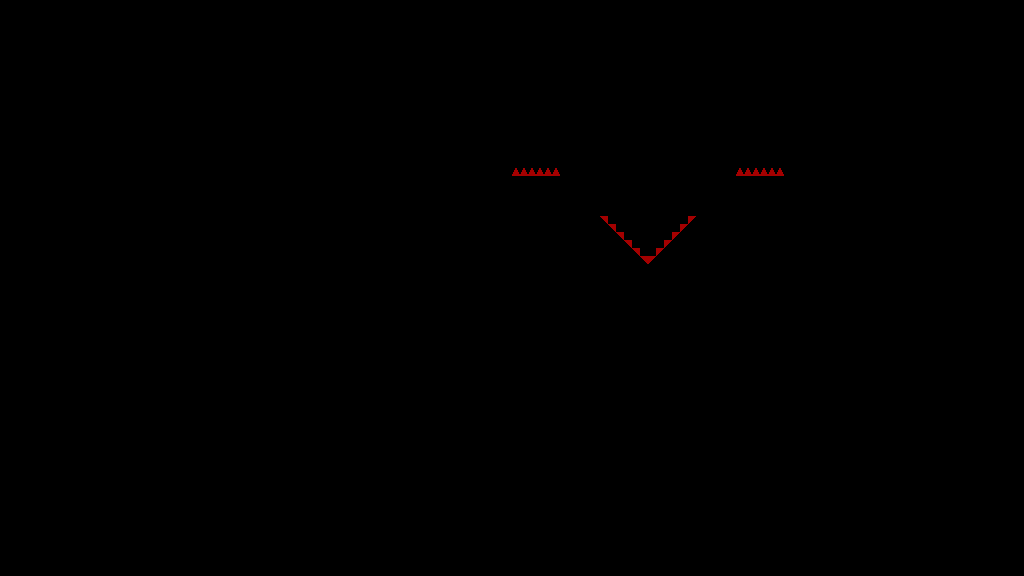

Below is a game level as drawn by its tile map, then a one-line description and the .tmx that defines it (tile-layer data replaced by summaries):
An orthogonal 128x72 tile map with 8x8 px tiles, 1 tile layer (T_Spikes) and 36 objects.

<map version="1.4" tiledversion="1.4.3" orientation="orthogonal" renderorder="right-down" width="128" height="72" tilewidth="8" tileheight="8" infinite="0" nextlayerid="8" nextobjectid="1063">
 <tileset firstgid="1" source="../../../Sprites/Tiles/DEV/flat/T_spr_nv_flat_0.tsx" />
 <layer id="1" name="T_Spikes" width="128" height="72">
  <data>[9216 cells, 24 non-empty, 2 distinct tile ids]</data>
 </layer>
 <objectgroup id="2" name="C_Solid">
  <object id="947" x="648" y="560">
   <polygon points="0,0 136,-136 136,0" />
  </object>
  <object id="948" x="576" y="464">
   <polygon points="0,0 72,-72 144,0" />
  </object>
  <object id="949" x="576" y="464">
   <polygon points="0,0 72,72 144,0" />
  </object>
  <object id="950" x="512" y="424">
   <polygon points="0,0 136,136 0,136" />
  </object>
  <object id="951" x="784" y="416" width="184" height="72" />
  <object id="958" x="776" y="416" width="8" height="8" />
  <object id="959" x="512" y="416" width="8" height="8" />
  <object id="967" x="56" y="416" width="456" height="72" />
  <object id="1024" x="128" y="208" width="432" height="72" />
  <object id="1025" x="256" y="144" width="120" height="64" />
  <object id="1026" x="376" y="144">
   <polygon points="0,0 64,64 0,64" />
  </object>
  <object id="1027" x="472" y="208">
   <polygon points="0,0 40,-40 40,0" />
  </object>
  <object id="1029" x="512" y="176" width="48" height="32" />
  <object id="1030" x="560" y="264" width="304" height="16" />
  <object id="1032" x="560" y="168">
   <polygon points="0,0 48,48 0,48" />
  </object>
  <object id="1033" x="600" y="216">
   <polygon points="0,0 48,48 0,48" />
  </object>
  <object id="1035" x="560" y="216" width="40" height="48" />
  <object id="1036" x="648" y="264">
   <polygon points="0,0 48,-48 48,0" />
  </object>
  <object id="1037" x="696" y="216" width="40" height="48" />
  <object id="1039" x="688" y="216">
   <polygon points="0,0 48,-48 48,0" />
  </object>
  <object id="1040" x="576" y="88">
   <polygon points="0,0 72,72 144,0" />
  </object>
  <object id="1041" x="576" y="88">
   <polygon points="0,0 72,-72 144,0" />
  </object>
  <object id="1043" x="968" y="336">
   <polygon points="0,0 40,-40 40,40" />
  </object>
  <object id="1044" x="968" y="256">
   <polygon points="0,0 40,-40 40,40" />
  </object>
  <object id="1045" x="880" y="248">
   <polygon points="0,0 40,40 0,80" />
  </object>
  <object id="1048" x="1008" y="0" width="16" height="416" />
  <object id="1049" x="864" y="208" width="16" height="160" />
  <object id="1054" x="864" y="368">
   <polygon points="0,0 -88,-88 0,-88" />
  </object>
  <object id="1055" x="736" y="208" width="128" height="56" />
  <object id="1056" x="880" y="328">
   <polygon points="0,0 40,40 0,40" />
  </object>
  <object id="1057" x="968" y="416">
   <polyline points="0,0 40,-40 40,0" />
  </object>
  <object id="1058" x="968" y="416">
   <polygon points="0,0 40,-40 40,0" />
  </object>
  <object id="1059" x="0" y="0" width="1008" height="16" />
  <object id="1060" x="736" y="176" width="48" height="32" />
  <object id="1061" x="784" y="168">
   <polygon points="0,0 40,40 0,40" />
  </object>
  <object id="1062" x="880" y="208">
   <polygon points="0,0 40,0 0,40" />
  </object>
 </objectgroup>
 <objectgroup id="3" name="C_Balls" />
 <objectgroup id="4" name="C_Orbs" />
 <objectgroup id="7" name="C_Spikes" />
</map>
